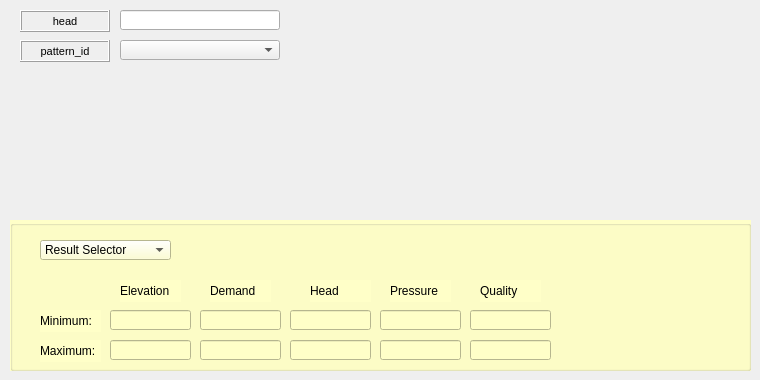
     <widget class="QWidget" name="tab_11">
      <attribute name="title">
       <string>Reservoir</string>
      </attribute>
      <widget class="QLabel" name="label_v_inp_edit_reservoir_head">
       <property name="enabled">
        <bool>true</bool>
       </property>
       <property name="geometry">
        <rect>
         <x>20</x>
         <y>10</y>
         <width>90</width>
         <height>22</height>
        </rect>
       </property>
       <property name="sizePolicy">
        <sizepolicy hsizetype="Preferred" vsizetype="Preferred">
         <horstretch>0</horstretch>
         <verstretch>0</verstretch>
        </sizepolicy>
       </property>
       <property name="font">
        <font>
         <pointsize>8</pointsize>
        </font>
       </property>
       <property name="statusTip">
        <string/>
       </property>
       <property name="accessibleName">
        <string/>
       </property>
       <property name="layoutDirection">
        <enum>Qt::LeftToRight</enum>
       </property>
       <property name="autoFillBackground">
        <bool>false</bool>
       </property>
       <property name="inputMethodHints">
        <set>Qt::ImhNone</set>
       </property>
       <property name="frameShape">
        <enum>QFrame::Box</enum>
       </property>
       <property name="frameShadow">
        <enum>QFrame::Raised</enum>
       </property>
       <property name="lineWidth">
        <number>1</number>
       </property>
       <property name="midLineWidth">
        <number>0</number>
       </property>
       <property name="text">
        <string>head</string>
       </property>
       <property name="alignment">
        <set>Qt::AlignCenter</set>
       </property>
       <property name="wordWrap">
        <bool>false</bool>
       </property>
       <property name="margin">
        <number>3</number>
       </property>
      </widget>
      <widget class="QComboBox" name="inp_reservoir_pattern_id">
       <property name="geometry">
        <rect>
         <x>120</x>
         <y>40</y>
         <width>160</width>
         <height>20</height>
        </rect>
       </property>
      </widget>
      <widget class="QLabel" name="label_v_inp_edit_reservoir_pattern_id">
       <property name="geometry">
        <rect>
         <x>20</x>
         <y>40</y>
         <width>90</width>
         <height>22</height>
        </rect>
       </property>
       <property name="font">
        <font>
         <pointsize>8</pointsize>
        </font>
       </property>
       <property name="frameShape">
        <enum>QFrame::Box</enum>
       </property>
       <property name="frameShadow">
        <enum>QFrame::Raised</enum>
       </property>
       <property name="text">
        <string>pattern_id</string>
       </property>
       <property name="alignment">
        <set>Qt::AlignCenter</set>
       </property>
       <property name="margin">
        <number>3</number>
       </property>
      </widget>
      <widget class="QLineEdit" name="inp_reservoir_head">
       <property name="geometry">
        <rect>
         <x>120</x>
         <y>10</y>
         <width>160</width>
         <height>20</height>
        </rect>
       </property>
       <property name="text">
        <string/>
       </property>
      </widget>
      <widget class="QGroupBox" name="groupBox_5">
       <property name="geometry">
        <rect>
         <x>10</x>
         <y>220</y>
         <width>741</width>
         <height>151</height>
        </rect>
       </property>
       <property name="autoFillBackground">
        <bool>false</bool>
       </property>
       <property name="styleSheet">
        <string notr="true">background-color: rgb(255, 255, 200);</string>
       </property>
       <property name="title">
        <string/>
       </property>
       <widget class="QLineEdit" name="rpt_node_max_quality_2">
        <property name="geometry">
         <rect>
          <x>460</x>
          <y>120</y>
          <width>81</width>
          <height>20</height>
         </rect>
        </property>
        <property name="text">
         <string/>
        </property>
       </widget>
       <widget class="QComboBox" name="result_selection_result_id_2">
        <property name="geometry">
         <rect>
          <x>30</x>
          <y>20</y>
          <width>131</width>
          <height>20</height>
         </rect>
        </property>
        <item>
         <property name="text">
          <string>Result Selector</string>
         </property>
        </item>
       </widget>
       <widget class="QLineEdit" name="rpt_node_min_demand_2">
        <property name="geometry">
         <rect>
          <x>190</x>
          <y>90</y>
          <width>81</width>
          <height>20</height>
         </rect>
        </property>
        <property name="text">
         <string/>
        </property>
       </widget>
       <widget class="QLabel" name="label_min_result_2">
        <property name="geometry">
         <rect>
          <x>30</x>
          <y>90</y>
          <width>61</width>
          <height>22</height>
         </rect>
        </property>
        <property name="font">
         <font>
          <pointsize>9</pointsize>
         </font>
        </property>
        <property name="frameShape">
         <enum>QFrame::NoFrame</enum>
        </property>
        <property name="frameShadow">
         <enum>QFrame::Plain</enum>
        </property>
        <property name="text">
         <string>Minimum:</string>
        </property>
        <property name="textFormat">
         <enum>Qt::AutoText</enum>
        </property>
        <property name="scaledContents">
         <bool>false</bool>
        </property>
        <property name="alignment">
         <set>Qt::AlignLeading|Qt::AlignLeft|Qt::AlignVCenter</set>
        </property>
        <property name="margin">
         <number>3</number>
        </property>
       </widget>
       <widget class="QLabel" name="label_rpt_node_demand_2">
        <property name="geometry">
         <rect>
          <x>200</x>
          <y>60</y>
          <width>61</width>
          <height>22</height>
         </rect>
        </property>
        <property name="font">
         <font>
          <pointsize>9</pointsize>
         </font>
        </property>
        <property name="frameShape">
         <enum>QFrame::NoFrame</enum>
        </property>
        <property name="frameShadow">
         <enum>QFrame::Plain</enum>
        </property>
        <property name="text">
         <string>Demand</string>
        </property>
        <property name="textFormat">
         <enum>Qt::AutoText</enum>
        </property>
        <property name="scaledContents">
         <bool>false</bool>
        </property>
        <property name="alignment">
         <set>Qt::AlignLeading|Qt::AlignLeft|Qt::AlignVCenter</set>
        </property>
        <property name="margin">
         <number>3</number>
        </property>
       </widget>
       <widget class="QLineEdit" name="rpt_node_min_quality_2">
        <property name="geometry">
         <rect>
          <x>460</x>
          <y>90</y>
          <width>81</width>
          <height>20</height>
         </rect>
        </property>
        <property name="text">
         <string/>
        </property>
       </widget>
       <widget class="QLineEdit" name="rpt_node_max_demand_2">
        <property name="geometry">
         <rect>
          <x>190</x>
          <y>120</y>
          <width>81</width>
          <height>20</height>
         </rect>
        </property>
        <property name="text">
         <string/>
        </property>
       </widget>
       <widget class="QLineEdit" name="rpt_node_max_head_2">
        <property name="geometry">
         <rect>
          <x>280</x>
          <y>120</y>
          <width>81</width>
          <height>20</height>
         </rect>
        </property>
        <property name="text">
         <string/>
        </property>
       </widget>
       <widget class="QLabel" name="label_rpt_node_elevation_2">
        <property name="geometry">
         <rect>
          <x>110</x>
          <y>60</y>
          <width>61</width>
          <height>22</height>
         </rect>
        </property>
        <property name="font">
         <font>
          <pointsize>9</pointsize>
         </font>
        </property>
        <property name="frameShape">
         <enum>QFrame::NoFrame</enum>
        </property>
        <property name="frameShadow">
         <enum>QFrame::Plain</enum>
        </property>
        <property name="text">
         <string>Elevation</string>
        </property>
        <property name="textFormat">
         <enum>Qt::AutoText</enum>
        </property>
        <property name="scaledContents">
         <bool>false</bool>
        </property>
        <property name="alignment">
         <set>Qt::AlignLeading|Qt::AlignLeft|Qt::AlignVCenter</set>
        </property>
        <property name="margin">
         <number>3</number>
        </property>
       </widget>
       <widget class="QLabel" name="label_rpt_node_head_2">
        <property name="geometry">
         <rect>
          <x>300</x>
          <y>60</y>
          <width>61</width>
          <height>22</height>
         </rect>
        </property>
        <property name="font">
         <font>
          <pointsize>9</pointsize>
         </font>
        </property>
        <property name="frameShape">
         <enum>QFrame::NoFrame</enum>
        </property>
        <property name="frameShadow">
         <enum>QFrame::Plain</enum>
        </property>
        <property name="text">
         <string>Head</string>
        </property>
        <property name="textFormat">
         <enum>Qt::AutoText</enum>
        </property>
        <property name="scaledContents">
         <bool>false</bool>
        </property>
        <property name="alignment">
         <set>Qt::AlignLeading|Qt::AlignLeft|Qt::AlignVCenter</set>
        </property>
        <property name="margin">
         <number>3</number>
        </property>
       </widget>
       <widget class="QLineEdit" name="rpt_node_min_head_2">
        <property name="geometry">
         <rect>
          <x>280</x>
          <y>90</y>
          <width>81</width>
          <height>20</height>
         </rect>
        </property>
        <property name="text">
         <string/>
        </property>
       </widget>
       <widget class="QLineEdit" name="rpt_node_max_pressure_2">
        <property name="geometry">
         <rect>
          <x>370</x>
          <y>120</y>
          <width>81</width>
          <height>20</height>
         </rect>
        </property>
        <property name="text">
         <string/>
        </property>
       </widget>
       <widget class="QLineEdit" name="rpt_node_elevation_3">
        <property name="geometry">
         <rect>
          <x>100</x>
          <y>90</y>
          <width>81</width>
          <height>20</height>
         </rect>
        </property>
        <property name="text">
         <string/>
        </property>
       </widget>
       <widget class="QLabel" name="label_max_result_2">
        <property name="geometry">
         <rect>
          <x>30</x>
          <y>120</y>
          <width>61</width>
          <height>22</height>
         </rect>
        </property>
        <property name="font">
         <font>
          <pointsize>9</pointsize>
         </font>
        </property>
        <property name="frameShape">
         <enum>QFrame::NoFrame</enum>
        </property>
        <property name="frameShadow">
         <enum>QFrame::Plain</enum>
        </property>
        <property name="text">
         <string>Maximum:</string>
        </property>
        <property name="textFormat">
         <enum>Qt::AutoText</enum>
        </property>
        <property name="scaledContents">
         <bool>false</bool>
        </property>
        <property name="alignment">
         <set>Qt::AlignLeading|Qt::AlignLeft|Qt::AlignVCenter</set>
        </property>
        <property name="margin">
         <number>3</number>
        </property>
       </widget>
       <widget class="QLabel" name="label_rpt_node_pressure_2">
        <property name="geometry">
         <rect>
          <x>380</x>
          <y>60</y>
          <width>61</width>
          <height>22</height>
         </rect>
        </property>
        <property name="font">
         <font>
          <pointsize>9</pointsize>
         </font>
        </property>
        <property name="frameShape">
         <enum>QFrame::NoFrame</enum>
        </property>
        <property name="frameShadow">
         <enum>QFrame::Plain</enum>
        </property>
        <property name="text">
         <string>Pressure</string>
        </property>
        <property name="textFormat">
         <enum>Qt::AutoText</enum>
        </property>
        <property name="scaledContents">
         <bool>false</bool>
        </property>
        <property name="alignment">
         <set>Qt::AlignLeading|Qt::AlignLeft|Qt::AlignVCenter</set>
        </property>
        <property name="margin">
         <number>3</number>
        </property>
       </widget>
       <widget class="QLineEdit" name="rpt_node_elevation_4">
        <property name="geometry">
         <rect>
          <x>100</x>
          <y>120</y>
          <width>81</width>
          <height>20</height>
         </rect>
        </property>
        <property name="text">
         <string/>
        </property>
       </widget>
       <widget class="QLineEdit" name="rpt_node_min_pressure_2">
        <property name="geometry">
         <rect>
          <x>370</x>
          <y>90</y>
          <width>81</width>
          <height>20</height>
         </rect>
        </property>
        <property name="text">
         <string/>
        </property>
       </widget>
       <widget class="QLabel" name="label_rpt_node_quality_2">
        <property name="geometry">
         <rect>
          <x>470</x>
          <y>60</y>
          <width>61</width>
          <height>22</height>
         </rect>
        </property>
        <property name="font">
         <font>
          <pointsize>9</pointsize>
         </font>
        </property>
        <property name="frameShape">
         <enum>QFrame::NoFrame</enum>
        </property>
        <property name="frameShadow">
         <enum>QFrame::Plain</enum>
        </property>
        <property name="text">
         <string>Quality</string>
        </property>
        <property name="textFormat">
         <enum>Qt::AutoText</enum>
        </property>
        <property name="scaledContents">
         <bool>false</bool>
        </property>
        <property name="alignment">
         <set>Qt::AlignLeading|Qt::AlignLeft|Qt::AlignVCenter</set>
        </property>
        <property name="margin">
         <number>3</number>
        </property>
       </widget>
      </widget>
     </widget>
